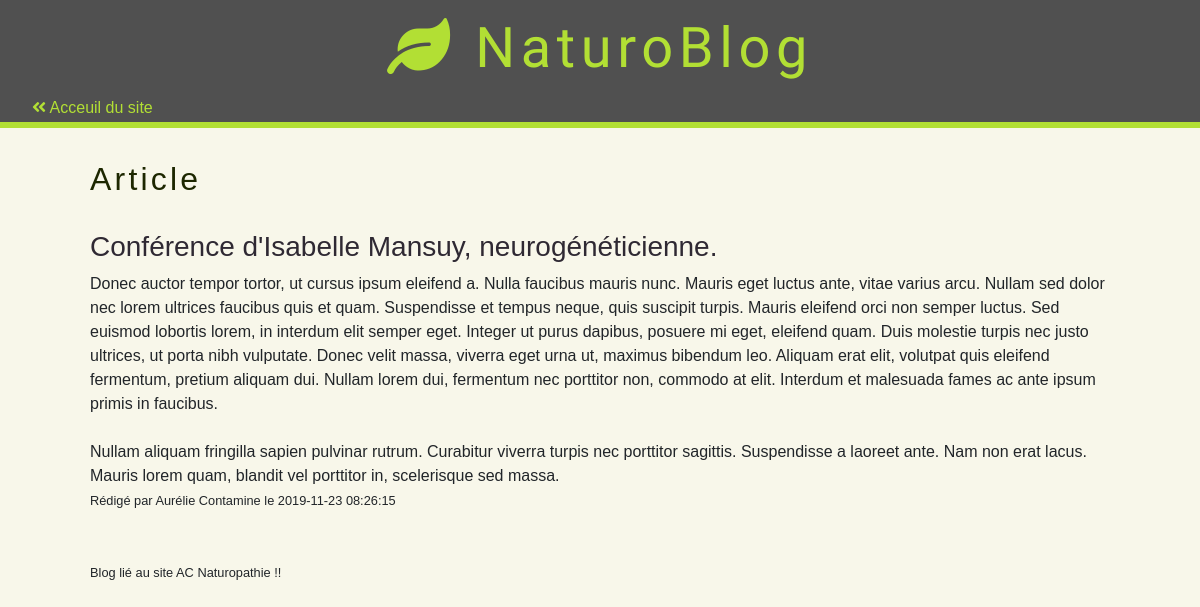
Screenshot of /blog/php/show_post.php?id=7 with the database file from the repository.
### tables this page shows
CREATE TABLE `Post` (
  `Id` smallint(5) UNSIGNED NOT NULL,
  `Title` varchar(150) NOT NULL,
  `Content` text NOT NULL,
  `CreationTimestamp` datetime NOT NULL,
  `Category_id` tinyint(3) UNSIGNED NOT NULL
);

### php/classes/bdd.class.php (called while the page is built, shortened)
<?php
class BDD {
    private $bdd;
    public function __construct (){
        $this->bdd = new PDO (
            'mysql:host=localhost;
            dbname=SiteNaturo;
            charset=utf8',
            'root',
            'root',
            [
                PDO::ATTR_ERRMODE => PDO::ERRMODE_EXCEPTION,
                PDO::ATTR_DEFAULT_FETCH_MODE => PDO::FETCH_ASSOC
            ]
            );
    }
    public function selectOne(string $sql, array $param = []){
        $requete = $this->bdd->prepare($sql);
        $requete->execute($param);
        return $requete->fetch();
    }
}

### blog/vue/show_post.phtml (the view)
<h2>Article</h2>
<section class="post">
    <h3><?= htmlspecialchars($post['Title']) ?></h3>
    <article><?= nl2br(htmlspecialchars($post['Content'])) ?></article>
    <small>
        Rédigé par Aurélie Contamine
        le <?= $post['CreationTimestamp'] ?>
    </small>
</section>

### css/blog-main.css (style rules this page uses)
* { box-sizing: border-box; }

### css/blog-theme.css (style rules this page uses)
body { font-family: Arial, Helvetica, sans-serif; background-color: rgb(248, 247, 234); }
h1, h2 { color: rgb(29, 39, 0); letter-spacing: 0.1em; }
.post { margin-top: 2rem; list-style-type: none; }
.post h3 { color: #2F2933; }

### rows the page displays
post: Title "Conférence d'Isabelle Mansuy, neurogénéticienne.", Content "Donec auctor tempor tortor, ut cursus ipsum eleifend a. Nulla faucibus mauris nunc. Mauris eget luctus ante, vitae varius arcu. Nullam sed dolor nec lorem ultrices faucibus quis et quam. Suspendisse et tempus neque, quis suscipit turpis. Mauris eleifend orci non semper luctus. Sed euismod lobortis lorem, in interdum elit semper eget. Integer ut purus dapibus, posuere mi eget, eleifend quam. Duis molestie turpis nec justo ultrices, ut porta nibh vulputate. Donec velit massa, viverra eget urna ut, maximus bibendum leo. Aliquam erat elit, volutpat quis eleifend fermentum, pretium aliquam dui. Nullam lorem dui, fermentum nec porttitor non, commodo at elit. Interdum et malesuada fames ac ante…", CreationTimestamp "2019-11-23 08:26:15"
